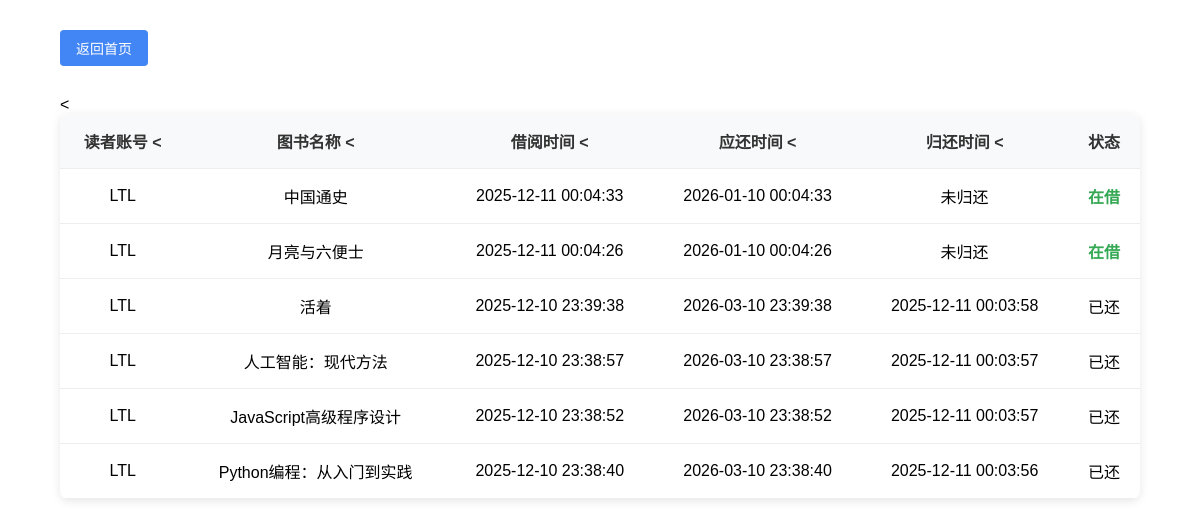
Screenshot of /admin/borrow/records (signed in) with the database file from the repository.
### tables this page shows
CREATE TABLE borrow_record (
            id INTEGER PRIMARY KEY AUTOINCREMENT,
            user_id INTEGER NOT NULL,
            book_id INTEGER NOT NULL,
            borrow_time TEXT NOT NULL,
            due_time TEXT NOT NULL,
            return_time TEXT,
            renew_count INTEGER DEFAULT 0,
            overdue_days INTEGER DEFAULT 0,
            fine REAL DEFAULT 0,
            status INTEGER DEFAULT 1,  --1:在借, 2:已还, 3:逾期
            FOREIGN KEY (user_id) REFERENCES user(id),
            FOREIGN KEY (book_id) REFERENCES book(id)
        );

CREATE TABLE user (
            id INTEGER PRIMARY KEY AUTOINCREMENT,
            username TEXT UNIQUE NOT NULL,
            password TEXT NOT NULL,  --存储加密后的密码
            name TEXT NOT NULL,
            identity TEXT NOT NULL,  --student/admin
            id_card TEXT NOT NULL,
            phone TEXT,
            status INTEGER DEFAULT 1  --1:正常, 0:冻结
        );

CREATE TABLE book (
            id INTEGER PRIMARY KEY AUTOINCREMENT,
            isbn TEXT UNIQUE NOT NULL,
            title TEXT NOT NULL,
            author TEXT NOT NULL,
            publisher TEXT NOT NULL,
            publish_date TEXT NOT NULL,
            category_id INTEGER,
            price REAL NOT NULL,
            stock INTEGER NOT NULL DEFAULT 0,
            cover TEXT,  -- 封面路径
            description TEXT,
            FOREIGN KEY (category_id) REFERENCES book_category(id)
        );

### app.py (the view)
@app.route('/admin/borrow/records')
def admin_borrow_records():
    if 'user_id' not in session or session['identity'] != 'admin':
        return redirect(url_for('login'))
    db = get_db()
    records = db.execute('''
        SELECT br.*, u.username, b.title
        FROM borrow_record br
        LEFT JOIN user u ON br.user_id = u.id
        LEFT JOIN book b ON br.book_id = b.id
        ORDER BY br.borrow_time DESC
    ''').fetchall()
    return render_template('admin_borrow_records.html', records=records)

### app.py (called while the page is built)
def get_db():
    conn = sqlite3.connect(DATABASE)
    conn.row_factory = sqlite3.Row  # 允许通过列名访问数据
    return conn

### templates/admin_borrow_records.html (shortened to what this page needs)
<!DOCTYPE html>
<html lang="zh-CN">
<head>
    <link rel="stylesheet" href="{{ url_for('static', filename='style.css') }}">
</head>
<body>
    <div class="records-container">
        <div class="header">
            <a href="{{ url_for('admin_home') }}" class="back-btn">返回首页</a>
        </div>
        {% if records %}
            <table class="records-table">
                <thead>
                    <tr>
                        <<th>读者账号</</th>
                        <<th>图书名称</</th>
                        <<th>借阅时间</</th>
                        <<th>应还时间</</th>
                        <<th>归还时间</</th>
                        <<th>状态</</th>
                    </tr>
                </thead>
                <tbody>
                    {% for record in records %}
                        <tr>
                            <td>{{ record.username }}</td>
                            <td>{{ record.title }}</td>
                            <td>{{ record.borrow_time }}</td>
                            <td>{{ record.due_time }}</td>
                            <td>{{ record.return_time or '未归还' }}</td>
                            <td>
                                {% if record.status == 1 %}
                                    <span class="status-normal">在借</span>
                                {% elif record.status == 2 %}
                                    <span>已还</span>
                                {% elif record.status == 3 %}
                                    <span class="status-overdue">逾期</span>
                                {% endif %}
                            </td>
                        </tr>
                    {% endfor %}
                </tbody>
            </table>
        {% else %}
            <div class="no-data">暂无借阅记录</div>
        {% endif %}
    </div>
</body>
</html>

### static/style.css (style rules this page uses)
body { margin: 0; padding: 0; font-family: Arial, sans-serif; }

### templates/admin_borrow_records.html (style rules this page uses)
.records-container { width: 90%; margin: 0 auto; padding: 30px 0; }
.header { display: flex; justify-content: space-between; align-items: center; margin-bottom: 30px; }
.back-btn { padding: 8px 16px; background-color: #4285f4; color: white; border: none; border-radius: 4px; cursor: pointer; text-decoration: none; font-size: 14px; }
.records-table { width: 100%; border-collapse: collapse; background-color: white; border-radius: 8px; overflow: hidden; box-shadow: 0 2px 10px rgba(0,0,0,0.1); }
.records-table th, .records-table td { padding: 15px; text-align: center; border-bottom: 1px solid #eee; }
.records-table th { background-color: #f8f9fa; color: #333; font-weight: 600; }
.status-normal { color: #34a853; font-weight: 600; }

### rows the page displays
borrow_record: username "LTL", title "中国通史", borrow_time "2025-12-11 00:04:33", due_time "2026-01-10 00:04:33", return_time "未归还", status "在借"
borrow_record: username "LTL", title "月亮与六便士", borrow_time "2025-12-11 00:04:26", due_time "2026-01-10 00:04:26", return_time "未归还", status "在借"
borrow_record: username "LTL", title "活着", borrow_time "2025-12-10 23:39:38", due_time "2026-03-10 23:39:38", return_time "2025-12-11 00:03:58", status "已还"
borrow_record: username "LTL", title "人工智能：现代方法", borrow_time "2025-12-10 23:38:57", due_time "2026-03-10 23:38:57", return_time "2025-12-11 00:03:57", status "已还"
borrow_record: username "LTL", title "JavaScript高级程序设计", borrow_time "2025-12-10 23:38:52", due_time "2026-03-10 23:38:52", return_time "2025-12-11 00:03:57", status "已还"
borrow_record: username "LTL", title "Python编程：从入门到实践", borrow_time "2025-12-10 23:38:40", due_time "2026-03-10 23:38:40", return_time "2025-12-11 00:03:56", status "已还"
